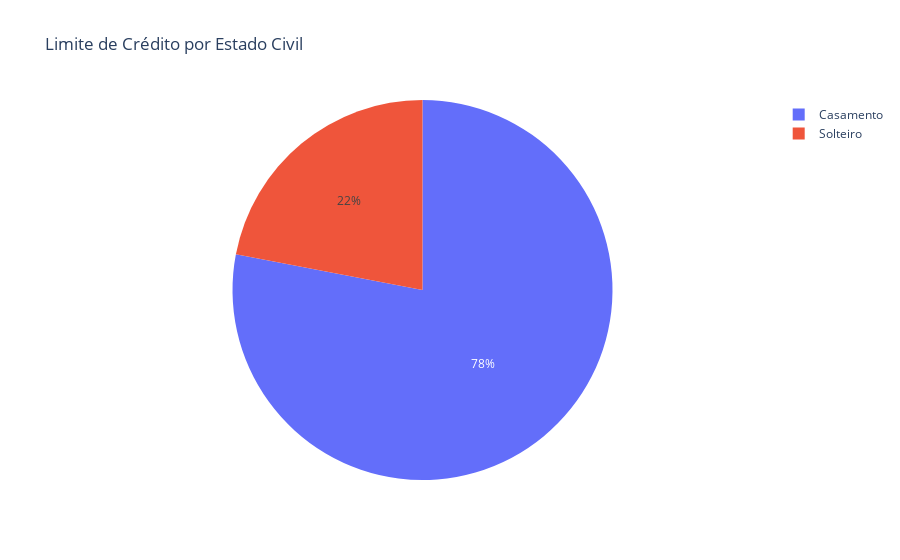

The notebook cell saved with this chart:
### Code cell
media_estado_civil = df.groupby('Estado_Civil')['Limite_Credito'].mean().reset_index()
fig = px.pie(media_estado_civil, values='Limite_Credito', names='Estado_Civil', title='Limite de Crédito por Estado Civil')
fig.show()

### Figure 1 — Plotly figure (JSON) as saved in the notebook; plotly's stock layout.template omitted (floating-point values rounded to 4 significant figures)
{"data": [{"domain": {"x": [0, 1], "y": [0, 1]}, "hovertemplate": "Estado_Civil=%{label}<br>Limite_Credito=%{value}<extra></extra>", "labels": ["Casamento", "Solteiro"], "legendgroup": "", "name": "", "showlegend": true, "type": "pie", "values": [5500, 1550]}], "layout": {"legend": {"tracegroupgap": 0}, "title": {"text": "Limite de Crédito por Estado Civil"}}}
